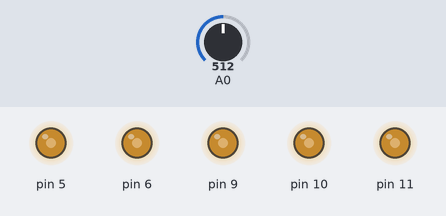
A sketch run on a simulated Arduino Uno, built with avr-gcc and run on an emulated ATmega328P. Shown: output pins drawn as LEDs (lit = HIGH). The test bench sets the inputs (shaded band); at power-on: A0 = 512.

Above: at 1.2 s.
1.3 s: A0 set to 716
At 2.1 s:
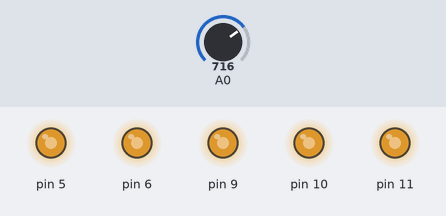
2.8 s: A0 set to 900
At 4.0 s:
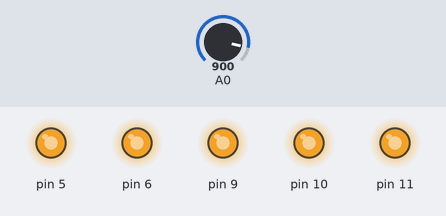
4.3 s: A0 set to 122
At 5.3 s:
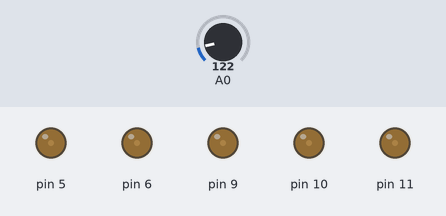
5.8 s: A0 set to 0
At 6.5 s:
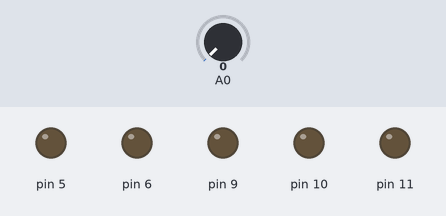
Timing chart, 0 to 8.3 s (numbered marks = the images above; inputs shaded):
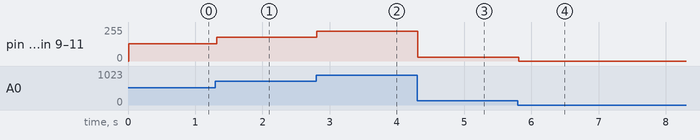

Measured:
- after the input at 1.3 s, pin 5, pin 6, pin 9–11: 128/255 → 179/255 at once
- after the input at 2.8 s, pin 5, pin 6, pin 9–11: 179/255 → 225/255 at once
- after the input at 4.3 s, pin 5, pin 6, pin 9–11: 225/255 → 30/255 at once
- after the input at 5.8 s, pin 5, pin 6, pin 9–11: 30/255 → 0/255 at once

The sketch:

e4.ino
```cpp
void setup() {
  /* 4. El potenciometro controla el brillo de los leds conectados a los pines PWM,
  dependiendo de la posición del potenciometro sera el brillo de los leds,
  los otros ledspermaneceran apagados.  */
  Serial.begin(9600);
  pinMode(5,OUTPUT);
  pinMode(6,OUTPUT);
  pinMode(9,OUTPUT);
  pinMode(10,OUTPUT);
  pinMode(11,OUTPUT);
}

void loop() {
  int i = analogRead(A0);
  int j = i/4;
  delay(10);

  analogWrite(5,j);
  analogWrite(6,j);
  analogWrite(9,j);
  analogWrite(10,j);
  analogWrite(11,j);
}
```
